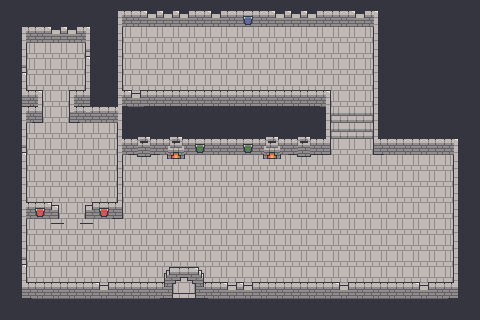

Tiled map render using the project's own tile images. Description and the whole map definition, tile-layer contents included, below:
An orthogonal 30x20 tile map with 16x16 px tiles, 2 tile layers (Base, Walls), 2 tilesets.

<map version="1.9" tiledversion="1.9.1" orientation="orthogonal" renderorder="right-up" width="30" height="20" tilewidth="16" tileheight="16" infinite="0" backgroundcolor="#353540" nextlayerid="3" nextobjectid="1">
 <properties>
  <property name="startx" type="int" value="24" />
  <property name="starty" type="int" value="5" />
  <property name="transporter1" value="assets/maps/plains/plains1.tmx,11,1,6,15" />
 </properties>
 <tileset firstgid="1" name="dungeon" tilewidth="16" tileheight="16" tilecount="280" columns="14">
  <image source="../../tilesets/dungeon/dungeon.png" width="224" height="320" />
  <tile id="23">
   <properties>
    <property name="Collision" type="bool" value="true" />
   </properties>
  </tile>
  <tile id="24">
   <properties>
    <property name="Collision" type="bool" value="true" />
   </properties>
  </tile>
  <tile id="25">
   <properties>
    <property name="Collision" type="bool" value="true" />
   </properties>
  </tile>
  <tile id="26">
   <properties>
    <property name="Collision" type="bool" value="true" />
   </properties>
  </tile>
  <tile id="29">
   <properties>
    <property name="Collision" type="bool" value="true" />
   </properties>
  </tile>
  <tile id="30">
   <properties>
    <property name="Collision" type="bool" value="true" />
   </properties>
  </tile>
  <tile id="31">
   <properties>
    <property name="Collision" type="bool" value="true" />
   </properties>
  </tile>
  <tile id="32">
   <properties>
    <property name="Collision" type="bool" value="true" />
   </properties>
  </tile>
  <tile id="33">
   <properties>
    <property name="Collision" type="bool" value="true" />
   </properties>
  </tile>
  <tile id="34">
   <properties>
    <property name="Collision" type="bool" value="true" />
   </properties>
  </tile>
  <tile id="35">
   <properties>
    <property name="Collision" type="bool" value="true" />
   </properties>
  </tile>
  <tile id="37">
   <properties>
    <property name="Collision" type="bool" value="true" />
   </properties>
  </tile>
  <tile id="38">
   <properties>
    <property name="Collision" type="bool" value="true" />
   </properties>
  </tile>
  <tile id="39">
   <properties>
    <property name="Collision" type="bool" value="true" />
   </properties>
  </tile>
  <tile id="40">
   <properties>
    <property name="Collision" type="bool" value="true" />
   </properties>
  </tile>
  <tile id="43">
   <properties>
    <property name="Collision" type="bool" value="true" />
   </properties>
  </tile>
  <tile id="46">
   <properties>
    <property name="Collision" type="bool" value="true" />
   </properties>
  </tile>
  <tile id="47">
   <properties>
    <property name="Collision" type="bool" value="true" />
   </properties>
  </tile>
  <tile id="51">
   <properties>
    <property name="Collision" type="bool" value="true" />
   </properties>
  </tile>
  <tile id="52">
   <properties>
    <property name="Collision" type="bool" value="true" />
   </properties>
  </tile>
  <tile id="53">
   <properties>
    <property name="Collision" type="bool" value="true" />
   </properties>
  </tile>
  <tile id="54">
   <properties>
    <property name="Collision" type="bool" value="true" />
   </properties>
  </tile>
  <tile id="57">
   <properties>
    <property name="Collision" type="bool" value="true" />
   </properties>
  </tile>
  <tile id="59">
   <properties>
    <property name="Collision" type="bool" value="true" />
   </properties>
  </tile>
  <tile id="60">
   <properties>
    <property name="Collision" type="bool" value="true" />
   </properties>
  </tile>
  <tile id="61">
   <properties>
    <property name="Collision" type="bool" value="true" />
   </properties>
  </tile>
  <tile id="62">
   <properties>
    <property name="Collision" type="bool" value="true" />
   </properties>
  </tile>
  <tile id="63">
   <properties>
    <property name="Collision" type="bool" value="true" />
   </properties>
  </tile>
  <tile id="65">
   <properties>
    <property name="Collision" type="bool" value="true" />
   </properties>
  </tile>
  <tile id="66">
   <properties>
    <property name="Collision" type="bool" value="true" />
   </properties>
  </tile>
  <tile id="67">
   <properties>
    <property name="Collision" type="bool" value="true" />
   </properties>
  </tile>
  <tile id="68">
   <properties>
    <property name="Collision" type="bool" value="true" />
   </properties>
  </tile>
  <tile id="71">
   <properties>
    <property name="Collision" type="bool" value="true" />
   </properties>
  </tile>
  <tile id="72">
   <properties>
    <property name="Collision" type="bool" value="true" />
   </properties>
  </tile>
  <tile id="73">
   <properties>
    <property name="Collision" type="bool" value="true" />
   </properties>
  </tile>
  <tile id="74">
   <properties>
    <property name="Collision" type="bool" value="true" />
   </properties>
  </tile>
  <tile id="75">
   <properties>
    <property name="Collision" type="bool" value="true" />
   </properties>
  </tile>
  <tile id="76">
   <properties>
    <property name="Collision" type="bool" value="true" />
   </properties>
  </tile>
  <tile id="77">
   <properties>
    <property name="Collision" type="bool" value="true" />
   </properties>
  </tile>
  <tile id="79">
   <properties>
    <property name="Collision" type="bool" value="true" />
   </properties>
  </tile>
  <tile id="80">
   <properties>
    <property name="Collision" type="bool" value="true" />
   </properties>
  </tile>
  <tile id="81">
   <properties>
    <property name="Collision" type="bool" value="true" />
   </properties>
  </tile>
  <tile id="82">
   <properties>
    <property name="Collision" type="bool" value="true" />
   </properties>
  </tile>
  <tile id="85">
   <properties>
    <property name="Collision" type="bool" value="true" />
   </properties>
  </tile>
  <tile id="87">
   <properties>
    <property name="Collision" type="bool" value="true" />
   </properties>
  </tile>
  <tile id="88">
   <properties>
    <property name="Collision" type="bool" value="true" />
   </properties>
  </tile>
  <tile id="89">
   <properties>
    <property name="Collision" type="bool" value="true" />
   </properties>
  </tile>
  <tile id="90">
   <properties>
    <property name="Collision" type="bool" value="true" />
   </properties>
  </tile>
  <tile id="91">
   <properties>
    <property name="Collision" type="bool" value="true" />
   </properties>
  </tile>
  <tile id="99">
   <properties>
    <property name="Collision" type="bool" value="true" />
   </properties>
  </tile>
  <tile id="100">
   <properties>
    <property name="Collision" type="bool" value="true" />
   </properties>
  </tile>
  <tile id="101">
   <properties>
    <property name="Collision" type="bool" value="true" />
   </properties>
  </tile>
  <tile id="102">
   <properties>
    <property name="Collision" type="bool" value="true" />
   </properties>
  </tile>
  <tile id="107">
   <properties>
    <property name="Collision" type="bool" value="true" />
   </properties>
  </tile>
  <tile id="108">
   <properties>
    <property name="Collision" type="bool" value="true" />
   </properties>
  </tile>
  <tile id="109">
   <properties>
    <property name="Collision" type="bool" value="true" />
   </properties>
  </tile>
  <tile id="110">
   <properties>
    <property name="Collision" type="bool" value="true" />
   </properties>
  </tile>
  <tile id="121">
   <properties>
    <property name="Collision" type="bool" value="true" />
   </properties>
  </tile>
  <tile id="122">
   <properties>
    <property name="Collision" type="bool" value="true" />
   </properties>
  </tile>
  <tile id="123">
   <properties>
    <property name="Collision" type="bool" value="true" />
   </properties>
  </tile>
  <tile id="124">
   <properties>
    <property name="Collision" type="bool" value="true" />
   </properties>
  </tile>
  <tile id="127">
   <properties>
    <property name="Collision" type="bool" value="true" />
   </properties>
  </tile>
  <tile id="128">
   <properties>
    <property name="Collision" type="bool" value="true" />
   </properties>
  </tile>
  <tile id="129">
   <properties>
    <property name="Collision" type="bool" value="true" />
   </properties>
  </tile>
  <tile id="130">
   <properties>
    <property name="Collision" type="bool" value="true" />
   </properties>
  </tile>
  <tile id="131">
   <properties>
    <property name="Collision" type="bool" value="true" />
   </properties>
  </tile>
  <tile id="132">
   <properties>
    <property name="Collision" type="bool" value="true" />
   </properties>
  </tile>
  <tile id="135">
   <properties>
    <property name="Collision" type="bool" value="true" />
   </properties>
  </tile>
  <tile id="136">
   <properties>
    <property name="Collision" type="bool" value="true" />
   </properties>
  </tile>
  <tile id="137">
   <properties>
    <property name="Collision" type="bool" value="true" />
   </properties>
  </tile>
  <tile id="138">
   <properties>
    <property name="Collision" type="bool" value="true" />
   </properties>
  </tile>
  <tile id="141">
   <properties>
    <property name="Collision" type="bool" value="true" />
   </properties>
  </tile>
  <tile id="142">
   <properties>
    <property name="Collision" type="bool" value="true" />
   </properties>
  </tile>
  <tile id="149">
   <properties>
    <property name="Collision" type="bool" value="true" />
   </properties>
  </tile>
  <tile id="150">
   <properties>
    <property name="Collision" type="bool" value="true" />
   </properties>
  </tile>
  <tile id="151">
   <properties>
    <property name="Collision" type="bool" value="true" />
   </properties>
  </tile>
  <tile id="152">
   <properties>
    <property name="Collision" type="bool" value="true" />
   </properties>
  </tile>
  <tile id="163">
   <properties>
    <property name="Collision" type="bool" value="true" />
   </properties>
  </tile>
  <tile id="164">
   <properties>
    <property name="Collision" type="bool" value="true" />
   </properties>
  </tile>
  <tile id="165">
   <properties>
    <property name="Collision" type="bool" value="true" />
   </properties>
  </tile>
  <tile id="166">
   <properties>
    <property name="Collision" type="bool" value="true" />
   </properties>
  </tile>
  <tile id="169">
   <properties>
    <property name="Collision" type="bool" value="true" />
   </properties>
  </tile>
  <tile id="170">
   <properties>
    <property name="Collision" type="bool" value="true" />
   </properties>
  </tile>
  <tile id="171">
   <properties>
    <property name="Collision" type="bool" value="true" />
   </properties>
  </tile>
  <tile id="177">
   <properties>
    <property name="Collision" type="bool" value="true" />
   </properties>
  </tile>
  <tile id="178">
   <properties>
    <property name="Collision" type="bool" value="true" />
   </properties>
  </tile>
  <tile id="179">
   <properties>
    <property name="Collision" type="bool" value="true" />
   </properties>
  </tile>
  <tile id="180">
   <properties>
    <property name="Collision" type="bool" value="true" />
   </properties>
  </tile>
 </tileset>
 <tileset firstgid="281" name="dungeonDecoration2" tilewidth="16" tileheight="16" tilecount="448" columns="32">
  <image source="../../tilesets/dungeon/dungeonDecoration2.png" width="512" height="224" />
  <tile id="97">
   <properties>
    <property name="collision" type="bool" value="true" />
   </properties>
  </tile>
  <tile id="99">
   <properties>
    <property name="collision" type="bool" value="true" />
   </properties>
  </tile>
  <tile id="100">
   <properties>
    <property name="collision" type="bool" value="true" />
   </properties>
  </tile>
  <tile id="102">
   <properties>
    <property name="collision" type="bool" value="true" />
   </properties>
  </tile>
  <tile id="103">
   <properties>
    <property name="collision" type="bool" value="true" />
   </properties>
  </tile>
  <tile id="105">
   <properties>
    <property name="collision" type="bool" value="true" />
   </properties>
  </tile>
  <tile id="106">
   <properties>
    <property name="collision" type="bool" value="true" />
   </properties>
  </tile>
  <tile id="107">
   <properties>
    <property name="collision" type="bool" value="true" />
   </properties>
  </tile>
  <tile id="108">
   <properties>
    <property name="collision" type="bool" value="true" />
   </properties>
  </tile>
  <tile id="109">
   <properties>
    <property name="collision" type="bool" value="true" />
   </properties>
  </tile>
  <tile id="193">
   <properties>
    <property name="collision" type="bool" value="true" />
   </properties>
  </tile>
  <tile id="195">
   <properties>
    <property name="collision" type="bool" value="true" />
   </properties>
  </tile>
  <tile id="196">
   <properties>
    <property name="collision" type="bool" value="true" />
   </properties>
  </tile>
  <tile id="198">
   <properties>
    <property name="collision" type="bool" value="true" />
   </properties>
  </tile>
  <tile id="199">
   <properties>
    <property name="collision" type="bool" value="true" />
   </properties>
  </tile>
  <tile id="201">
   <properties>
    <property name="collision" type="bool" value="true" />
   </properties>
  </tile>
 </tileset>
 <layer id="1" name="Base" width="30" height="20">
  <data encoding="csv">
230,230,230,230,230,230,230,230,230,230,230,230,230,230,230,230,230,230,230,230,230,230,230,230,230,230,230,230,230,230,
230,0,0,0,0,0,230,198,199,199,199,199,199,199,199,199,199,199,199,199,199,199,199,201,0,0,0,0,0,230,
230,198,199,199,199,201,230,212,213,213,213,213,213,213,213,213,213,213,213,213,213,213,213,215,0,0,0,0,0,230,
230,212,213,213,213,215,230,212,213,213,213,213,213,213,213,213,213,213,213,213,213,213,213,215,0,0,0,0,0,230,
230,212,213,213,213,215,230,212,213,213,213,213,213,213,213,213,213,213,213,213,213,213,213,215,0,0,0,0,0,230,
230,212,213,213,213,215,230,212,213,213,213,213,213,213,213,213,213,213,213,213,213,213,213,215,0,0,0,0,0,230,
230,240,245,213,244,243,230,240,241,241,241,241,241,241,241,241,241,241,241,241,245,213,213,215,0,0,0,0,0,230,
230,198,259,213,258,199,199,201,0,230,0,0,0,0,0,0,0,0,0,0,254,255,255,257,0,0,0,0,230,230,
230,212,213,213,213,213,213,215,0,0,0,0,0,0,0,0,0,0,0,0,254,255,255,257,0,0,0,0,230,230,
230,212,213,213,213,213,213,218,199,199,199,199,199,199,199,199,199,199,199,199,259,213,213,258,199,199,199,199,201,230,
230,212,213,213,213,213,213,214,213,213,213,213,213,213,213,213,213,213,213,213,213,213,213,213,213,213,213,213,215,230,
230,212,213,213,213,213,213,214,213,213,213,213,213,213,213,213,213,213,213,213,213,213,213,213,213,213,213,213,215,230,
230,212,213,213,213,213,213,214,213,213,213,213,213,213,213,213,213,213,213,213,213,213,213,213,213,213,213,213,215,230,
230,212,227,203,213,202,227,213,213,213,213,213,213,213,213,213,213,213,213,213,213,213,213,213,213,213,213,213,215,230,
230,212,213,213,213,213,213,213,213,213,213,213,213,213,213,213,213,213,213,213,213,213,213,213,213,213,213,213,215,230,
230,212,213,213,213,213,213,213,213,213,213,213,213,213,213,213,213,213,213,213,213,213,213,213,213,213,213,213,215,230,
230,212,213,213,213,213,213,213,213,213,213,213,213,213,213,213,213,213,213,213,213,213,213,213,213,213,213,213,215,230,
230,212,213,213,213,213,213,213,213,213,213,213,213,213,213,213,213,213,213,213,213,213,213,213,213,213,213,213,215,230,
230,240,241,241,241,241,241,241,241,241,241,241,241,241,241,241,241,241,241,241,241,241,241,241,241,241,241,241,243,230,
230,230,230,230,230,230,230,230,230,230,230,230,230,230,230,230,230,230,230,230,230,230,230,230,230,230,230,230,230,230
</data>
 </layer>
 <layer id="2" name="Walls" width="30" height="20">
  <data encoding="csv">
0,0,0,0,0,0,0,16,59,17,17,17,59,17,59,59,59,17,17,17,59,59,17,19,0,0,0,0,0,0,
0,16,59,17,17,19,0,30,73,31,31,31,73,31,73,172,73,31,31,31,73,73,31,33,0,0,0,0,0,0,
0,30,73,31,31,33,0,47,0,0,0,0,0,0,0,0,0,0,0,0,0,0,0,47,0,0,0,0,0,0,
0,47,0,0,0,44,0,47,0,0,0,0,0,0,0,0,0,0,0,0,0,0,0,47,0,0,0,0,0,0,
0,44,0,0,0,47,0,47,0,0,0,0,0,0,0,0,0,0,0,0,0,0,0,47,0,0,0,0,0,0,
0,86,19,0,16,89,0,86,17,59,59,59,59,59,59,59,59,59,59,59,19,0,0,47,0,0,0,0,0,0,
0,24,150,0,165,69,59,136,31,102,102,102,102,102,102,102,102,102,102,102,33,0,0,47,0,0,0,0,0,0,
0,30,103,0,100,73,73,33,0,0,0,0,0,0,0,0,0,0,0,0,47,0,0,47,0,0,0,0,0,0,
0,47,0,0,0,0,0,58,114,115,118,119,59,59,59,59,118,119,114,115,89,0,0,86,59,59,59,59,19,0,
0,44,0,0,0,0,0,72,142,143,132,133,171,73,73,171,132,133,142,143,103,0,0,100,73,73,73,73,33,0,
0,47,0,0,0,0,0,47,0,0,0,0,0,0,0,0,0,0,0,0,0,0,0,0,0,0,0,0,47,0,
0,47,0,0,0,0,0,47,0,0,0,0,0,0,0,0,0,0,0,0,0,0,0,0,0,0,0,0,47,0,
0,58,59,50,0,49,59,89,0,0,0,0,0,0,0,0,0,0,0,0,0,0,0,0,0,0,0,0,47,0,
0,72,170,64,0,63,170,103,0,0,0,0,0,0,0,0,0,0,0,0,0,0,0,0,0,0,0,0,47,0,
0,47,0,0,0,0,0,0,0,0,0,0,0,0,0,0,0,0,0,0,0,0,0,0,0,0,0,0,47,0,
0,47,0,0,0,0,0,0,0,0,0,0,0,0,0,0,0,0,0,0,0,0,0,0,0,0,0,0,47,0,
0,44,0,0,0,0,0,0,0,0,410,411,412,0,0,0,0,0,0,0,0,0,0,0,0,0,0,0,47,0,
0,86,59,59,59,59,17,59,59,59,442,443,444,59,17,17,59,59,59,59,59,17,59,59,59,59,17,59,89,0,
0,100,73,73,73,73,31,73,73,73,474,475,476,73,31,31,73,73,73,73,73,31,73,73,73,73,31,73,103,0,
0,0,0,0,0,0,0,0,0,0,0,0,0,0,0,0,0,0,0,0,0,0,0,0,0,0,0,0,0,0
</data>
 </layer>
</map>
